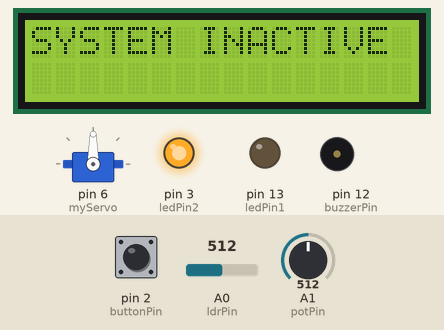
Bench run of a sketch on a simulated Arduino Uno, built with avr-gcc and run on an emulated ATmega328P. On the bench: 16×2 character LCD, servo, output pins drawn as LEDs (lit = HIGH), buzzer (waves = sounding). Dashed ring = blinking. Inputs (shaded band) come from the test bench; at power-on: pin 2 (buttonPin) HIGH, A0 (ldrPin) = 512, A1 (potPin) = 512.

Above: at 1.2 s.
1.3 s: pin 2 (buttonPin) pulled LOW for 0.15 s
At 1.45 s:
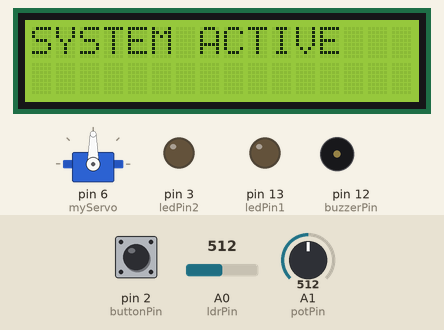
3.1 s: pin 2 (buttonPin) pulled LOW for 3.2 s
At 3.46 s:
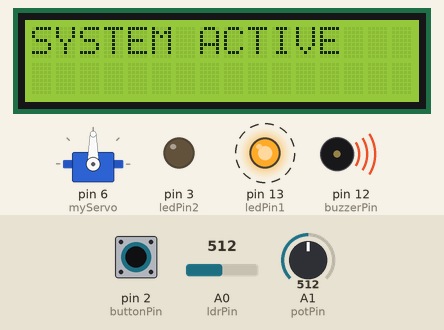
Timing chart, 0 to 8.0 s (numbered marks = the images above; inputs shaded):
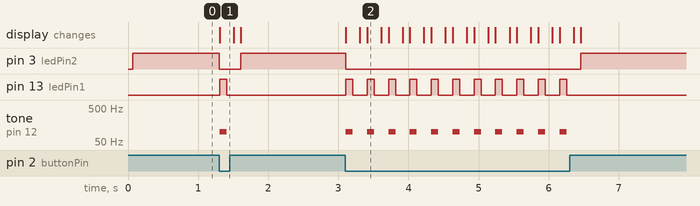

Measured:
- after the input at 1.3 s, pin 3 (ledPin2): HIGH → LOW at once, → HIGH 0.31 s later; pin 13 (ledPin1): LOW → HIGH at once, → LOW 0.10 s later; tone on pin 12 (buzzerPin): silent → 100 Hz at once, → silent 0.10 s later; the display: changes at once (image 1)
- after the input at 3.1 s, pin 3 (ledPin2): HIGH → LOW at once, → HIGH 3.4 s later; pin 13 (ledPin1): alternates HIGH for 0.10 s and LOW for 0.20 s, 22 changes in all, then stays LOW, starting at once

The sketch:

ARDUINO_AlarmSystem.ino
```cpp
#include <LiquidCrystal.h>
#include <Servo.h>


//set pin numbers
const int ledPin1 = 13;
const int ledPin2 = 3;
const int buttonPin = 2;
const int buzzerPin = 12;
const int ldrPin = A0;
const int potPin = A1;

int buttonVal;

LiquidCrystal lcd_1(4, 5, 11, 10, 9, 8);

Servo myServo;
void setup () {

  lcd_1.begin(16, 2); // Set up the number of columns and rows on the LCD.

  myServo.attach(6); // servo pin 6

  Serial.begin(9600);

  pinMode(ledPin1, OUTPUT);
  pinMode(ledPin2, OUTPUT);
  pinMode(buttonPin, INPUT);
  pinMode(buzzerPin, OUTPUT);
  pinMode(ldrPin, INPUT);
}

void loop() {

  int ldrStatus = analogRead(ldrPin);  //read the state of the LDR value

  buttonVal = digitalRead(buttonPin);

  if(buttonVal == 0){

      digitalWrite(ledPin2, LOW);
      lcd_1.clear();
      lcd_1.setCursor(0, 0);
      lcd_1.print("SYSTEM ACTIVE");

      if (ldrStatus >= 400) {

      tone(buzzerPin, 100);
      digitalWrite(ledPin1, HIGH);
      delay(100);

      noTone(buzzerPin);
      digitalWrite(ledPin1, LOW);
      delay(100);


    }
    else {

      noTone(buzzerPin);
      digitalWrite(ledPin1, LOW);

    }

// POT //
    int potValue = analogRead(potPin);


    int angle = map(potValue, 0, 1023, 0, 180);

     myServo.write(angle);
     lcd_1.setCursor(1, 1);
     lcd_1.print(angle);
    delay(100);
 }

 else{

     lcd_1.setCursor(0, 0);
     lcd_1.print("SYSTEM INACTIVE");
     digitalWrite(ledPin2, HIGH);
  }

}
```
